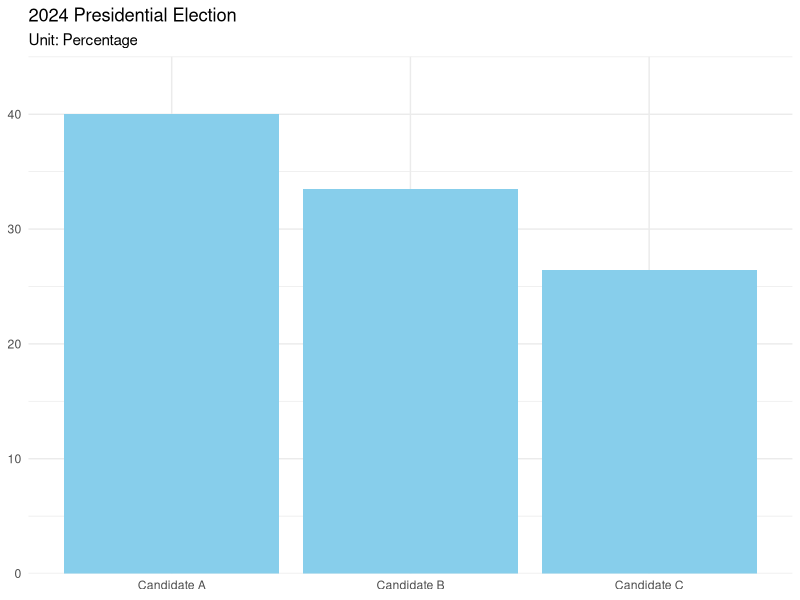
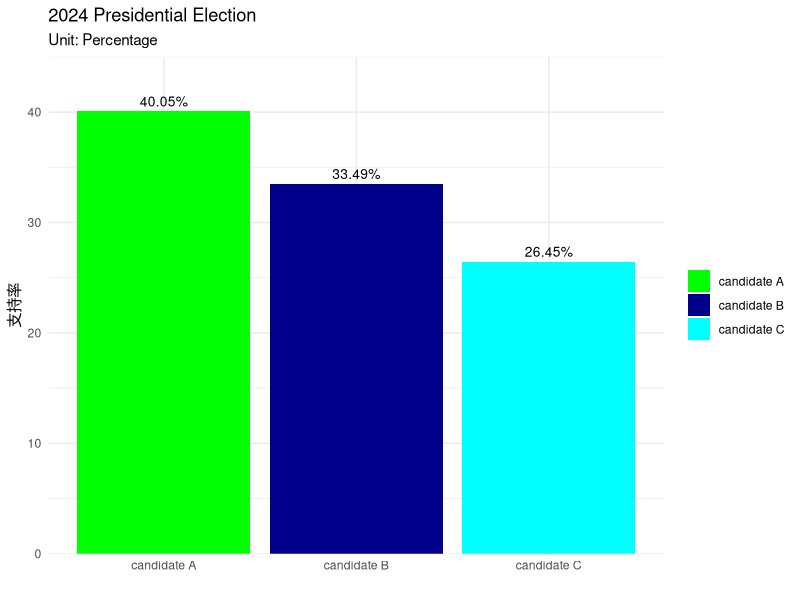
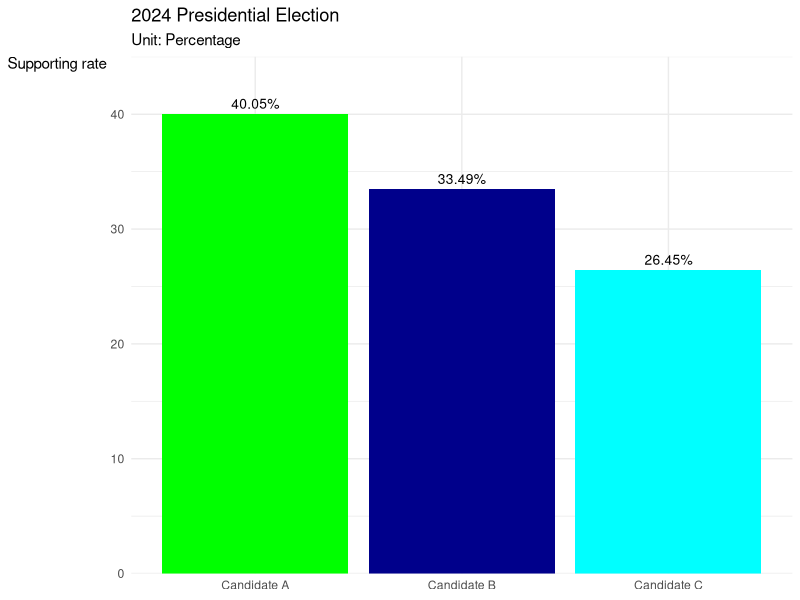
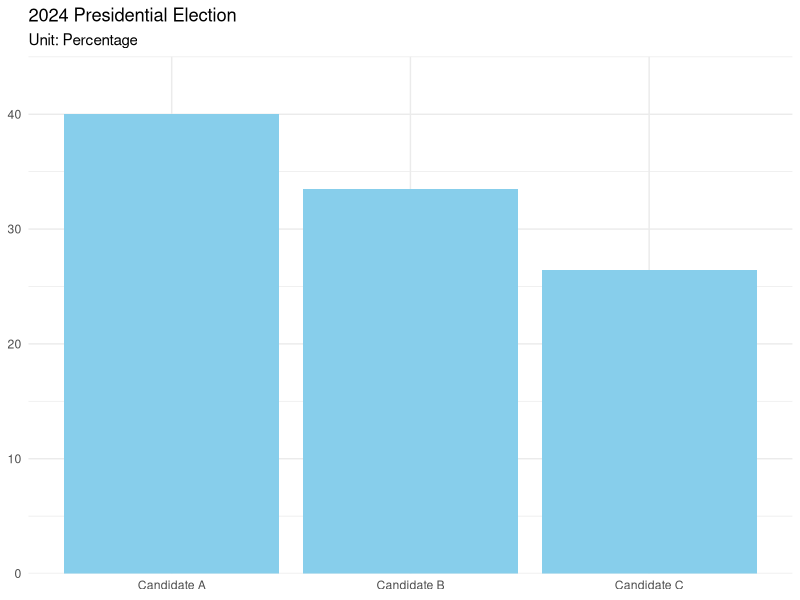
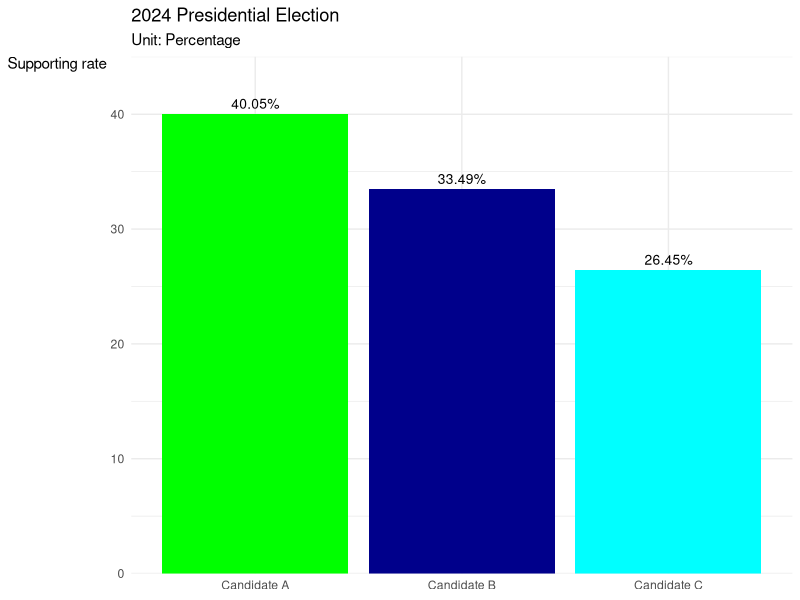

These figures' R source, in order:
library(ggplot2)
library(tidyverse)
# Data
candidates <- c("Candidate A", "Candidate B", "Candidate C")
supporting_rate <- c(40.05, 33.49, 26.45)
data <- data.frame(candidates, supporting_rate)

# Plot
myPlot <- ggplot(data, aes(x = candidates, y = supporting_rate)) +
  geom_bar(stat = "identity", fill = "skyblue") +
  labs(title = "2024 Presidential Election",
       subtitle = "Unit: Percentage",
       x = NULL, # Remove x-axis label
       y = NULL) + # Remove y-axis label
  scale_y_continuous(expand = c(0, 0), limits = c(0, 45)) + # Set y-axis limits with no expansion
  theme_minimal()

# Print the plot
print(myPlot)

# Save the plot as an image file
ggsave("presidential_election_plot.png", plot = myPlot, width = 6, height = 4, dpi = 300)

###########################################################
library(ggplot2)

# 建立資料
candidates <- c("candidate A", "candidate B", "candidate C")
supporting_rate <- c(40.05, 33.49, 26.45)
labels <- paste0(supporting_rate, "%")
data <- data.frame(candidates, supporting_rate, labels)

# 重新排序資料
data$candidates <- factor(data$candidates, levels = c("candidate A", "candidate B", "candidate C"))

# 建立 bar chart
myPlot <- ggplot(data, aes(x = candidates, y = supporting_rate, fill = candidates)) +
  geom_bar(stat = "identity") +
  geom_text(aes(label = labels), vjust = -0.5, size = 3.5, position = position_dodge(width = 0.9)) + # 加入支持率標籤
  labs(title = "2024 Presidential Election",
       subtitle = "Unit: Percentage",
       x = "", # 添加 x 軸標籤
       y = "支持率", # 添加 y 軸標籤
       fill = NULL) + # 移除圖例標籤
  scale_fill_manual(values = c("candidate A" = "green", "candidate B" = "darkblue", "candidate C" = "cyan")) + # 設定顏色
  scale_y_continuous(expand = c(0, 0), limits = c(0, 45)) + # 設定 y 軸範圍，不延伸
  theme_minimal()

# 顯示圖表
print(myPlot)

#########################################################################

library(ggplot2)

# 建立資料
candidates <- c("Candidate A", "Candidate B", "Candidate C")
supporting_rate <- c(40.05, 33.49, 26.45)
labels <- paste0(supporting_rate, "%")
data <- data.frame(candidates, supporting_rate, labels)

# 重新排序資料
data$candidates <- factor(data$candidates, levels = c("Candidate A", "Candidate B", "Candidate C"))

# 建立 bar chart
myPlot <- ggplot(data, aes(x = candidates, y = supporting_rate, fill = candidates)) +
  geom_bar(stat = "identity") +
  geom_text(aes(label = labels), vjust = -0.5, size = 3.5, position = position_dodge(width = 0.9)) + # 加入支持率標籤
  labs(title = "2024 Presidential Election",
       subtitle = "Unit: Percentage",
       x = NULL, # 添加 x 軸標籤
       y = NULL) + # 移除 y 軸標籤
  scale_fill_manual(values = c("Candidate A" = "green", "Candidate B" = "darkblue", "Candidate C" = "cyan")) + # 設定顏色
  scale_y_continuous(expand = c(0, 0), limits = c(0, 45), name = "Supporting rate") + # 設定 y 軸範圍，不延伸，並移除 y 軸標籤
  theme_minimal() +
  theme(legend.position = "none", # 移除圖例
        axis.title.y = element_text(angle = 0, vjust = 1, hjust = 0))# 將 y 軸標題橫寫並放在左上方)

# 顯示圖表
print(myPlot)

# 儲存圖表
ggsave("presidential_election_result.png", plot = myPlot, width = 6, height = 4, dpi = 300)

